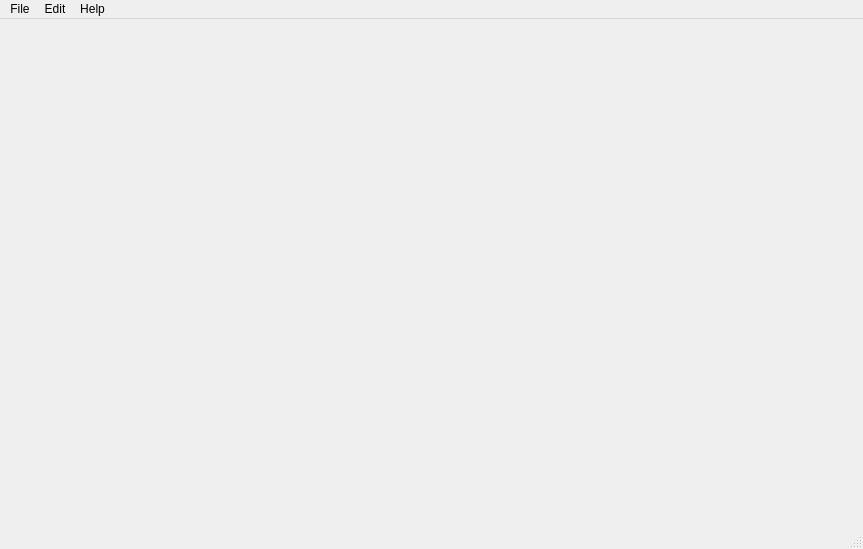
<?xml version="1.0" encoding="UTF-8"?>
<ui version="4.0">
 <class>MainWindow</class>
 <widget class="QMainWindow" name="MainWindow">
  <property name="geometry">
   <rect>
    <x>0</x>
    <y>0</y>
    <width>863</width>
    <height>549</height>
   </rect>
  </property>
  <property name="windowTitle">
   <string>LightPad++</string>
  </property>
  <property name="windowIcon">
   <iconset theme="emblem-documents">
    <normaloff>.</normaloff>.</iconset>
  </property>
  <widget class="QWidget" name="centralWidget">
   <property name="sizePolicy">
    <sizepolicy hsizetype="Preferred" vsizetype="Preferred">
     <horstretch>0</horstretch>
     <verstretch>0</verstretch>
    </sizepolicy>
   </property>
   <layout class="QGridLayout" name="gridLayout">
    <property name="leftMargin">
     <number>0</number>
    </property>
    <property name="topMargin">
     <number>0</number>
    </property>
    <property name="rightMargin">
     <number>0</number>
    </property>
    <property name="bottomMargin">
     <number>0</number>
    </property>
    <item row="0" column="0">
     <widget class="QTabWidget" name="tabWidget">
      <property name="documentMode">
       <bool>true</bool>
      </property>
      <property name="tabsClosable">
       <bool>true</bool>
      </property>
      <property name="movable">
       <bool>true</bool>
      </property>
     </widget>
    </item>
   </layout>
  </widget>
  <widget class="QMenuBar" name="menuBar">
   <property name="geometry">
    <rect>
     <x>0</x>
     <y>0</y>
     <width>863</width>
     <height>25</height>
    </rect>
   </property>
   <widget class="QMenu" name="menuFile">
    <property name="title">
     <string>File</string>
    </property>
    <addaction name="actionNew"/>
    <addaction name="actionOpen_File"/>
    <addaction name="actionOpen_Folder"/>
    <addaction name="separator"/>
    <addaction name="actionSave"/>
    <addaction name="actionSave_As"/>
    <addaction name="actionSave_All"/>
    <addaction name="separator"/>
    <addaction name="actionExit"/>
   </widget>
   <widget class="QMenu" name="menuHelp">
    <property name="title">
     <string>Help</string>
    </property>
    <addaction name="actionAbout"/>
   </widget>
   <widget class="QMenu" name="menuEdit">
    <property name="title">
     <string>Edit</string>
    </property>
    <addaction name="actionUndo"/>
    <addaction name="actionRedo"/>
    <addaction name="separator"/>
    <addaction name="actionCut"/>
    <addaction name="actionCopy"/>
    <addaction name="actionPaste"/>
    <addaction name="separator"/>
    <addaction name="actionSelect_All"/>
    <addaction name="separator"/>
   </widget>
   <addaction name="menuFile"/>
   <addaction name="menuEdit"/>
   <addaction name="menuHelp"/>
  </widget>
  <widget class="QStatusBar" name="statusBar">
   <property name="sizeGripEnabled">
    <bool>true</bool>
   </property>
  </widget>
  <action name="actionExit">
   <property name="icon">
    <iconset theme="exit">
     <normaloff>.</normaloff>.</iconset>
   </property>
   <property name="text">
    <string>Exit</string>
   </property>
   <property name="shortcut">
    <string>Ctrl+Q</string>
   </property>
  </action>
  <action name="actionAbout">
   <property name="icon">
    <iconset theme="help-about">
     <normaloff>.</normaloff>.</iconset>
   </property>
   <property name="text">
    <string>About</string>
   </property>
  </action>
  <action name="actionUndo">
   <property name="icon">
    <iconset theme="undo">
     <normaloff>.</normaloff>.</iconset>
   </property>
   <property name="text">
    <string>Undo</string>
   </property>
   <property name="shortcut">
    <string>Ctrl+Z</string>
   </property>
  </action>
  <action name="actionRedo">
   <property name="icon">
    <iconset theme="redo">
     <normaloff>.</normaloff>.</iconset>
   </property>
   <property name="text">
    <string>Redo</string>
   </property>
   <property name="shortcut">
    <string>Ctrl+Y</string>
   </property>
  </action>
  <action name="actionCut">
   <property name="icon">
    <iconset theme="editcut">
     <normaloff>.</normaloff>.</iconset>
   </property>
   <property name="text">
    <string>Cut</string>
   </property>
   <property name="shortcut">
    <string>Ctrl+X</string>
   </property>
  </action>
  <action name="actionCopy">
   <property name="icon">
    <iconset theme="editcopy">
     <normaloff>.</normaloff>.</iconset>
   </property>
   <property name="text">
    <string>Copy</string>
   </property>
   <property name="shortcut">
    <string>Ctrl+C</string>
   </property>
  </action>
  <action name="actionPaste">
   <property name="icon">
    <iconset theme="editpaste">
     <normaloff>.</normaloff>.</iconset>
   </property>
   <property name="text">
    <string>Paste</string>
   </property>
   <property name="shortcut">
    <string>Ctrl+V</string>
   </property>
  </action>
  <action name="actionSelect_All">
   <property name="icon">
    <iconset theme="edit-select-all">
     <normaloff>.</normaloff>.</iconset>
   </property>
   <property name="text">
    <string>Select All</string>
   </property>
   <property name="shortcut">
    <string>Ctrl+A</string>
   </property>
  </action>
  <action name="actionNew">
   <property name="icon">
    <iconset theme="filenew">
     <normaloff>.</normaloff>.</iconset>
   </property>
   <property name="text">
    <string>New...</string>
   </property>
   <property name="shortcut">
    <string>Ctrl+N</string>
   </property>
  </action>
  <action name="actionOpen_File">
   <property name="icon">
    <iconset theme="fileopen">
     <normaloff>.</normaloff>.</iconset>
   </property>
   <property name="text">
    <string>Open File...</string>
   </property>
   <property name="shortcut">
    <string>Ctrl+O</string>
   </property>
  </action>
  <action name="actionOpen_Folder">
   <property name="icon">
    <iconset theme="folder">
     <normaloff>.</normaloff>.</iconset>
   </property>
   <property name="text">
    <string>Open Folder...</string>
   </property>
   <property name="shortcut">
    <string>Ctrl+Shift+O</string>
   </property>
  </action>
  <action name="actionSave">
   <property name="icon">
    <iconset theme="filesave">
     <normaloff>.</normaloff>.</iconset>
   </property>
   <property name="text">
    <string>Save</string>
   </property>
   <property name="shortcut">
    <string>Ctrl+S</string>
   </property>
  </action>
  <action name="actionSave_As">
   <property name="icon">
    <iconset theme="filesaveas">
     <normaloff>.</normaloff>.</iconset>
   </property>
   <property name="text">
    <string>Save As...</string>
   </property>
   <property name="shortcut">
    <string>Ctrl+Shift+S</string>
   </property>
  </action>
  <action name="actionSave_All">
   <property name="text">
    <string>Save All</string>
   </property>
  </action>
 </widget>
 <layoutdefault spacing="6" margin="11"/>
 <resources/>
 <connections/>
</ui>
